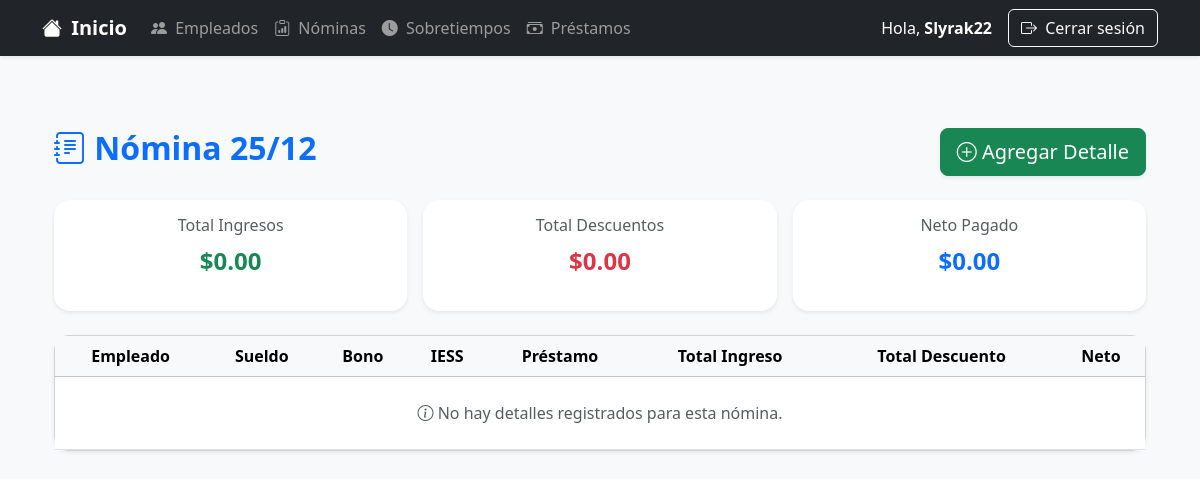
/nomina/nominas/3/ (signed in), run on an earlier commit of the app's database.
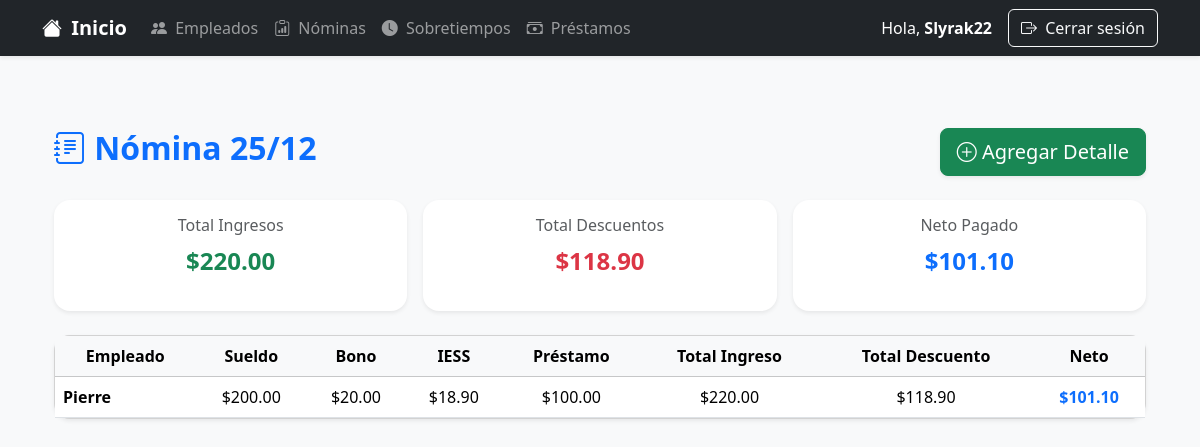
And on a later commit of the database.
### nomina_app/models.py (models this page shows, shortened)
class Nomina(models.Model):
    aniomes = models.CharField(max_length=6)  # Ej: '202401'
    tot_ing = models.DecimalField(max_digits=12, decimal_places=2, default=Decimal('0.00'))
    tot_des = models.DecimalField(max_digits=12, decimal_places=2, default=Decimal('0.00'))
    neto = models.DecimalField(max_digits=10, decimal_places=2, default=Decimal('0.00'))

class NominaDetalle(models.Model):
    nomina = models.ForeignKey(Nomina, on_delete=models.CASCADE, related_name='detalles')
    empleado = models.ForeignKey(Empleado, on_delete=models.CASCADE)
    sueldo = models.DecimalField(max_digits=10, decimal_places=2)
    bono = models.DecimalField(max_digits=10, decimal_places=2, default=0)
    tot_ing = models.DecimalField(max_digits=10, decimal_places=2, editable=False)
    iess = models.DecimalField(max_digits=10, decimal_places=2, editable=False)
    prestamo = models.DecimalField(max_digits=10, decimal_places=2, default=0)
    tot_des = models.DecimalField(max_digits=10, decimal_places=2, editable=False)
    neto = models.DecimalField(max_digits=10, decimal_places=2, editable=False)

class Empleado(models.Model):
    cedula = models.CharField(max_length=10, unique=True)
    nombre = models.CharField(max_length=100)
    apellido = models.CharField(max_length=100)
    sueldo = models.DecimalField(max_digits=10, decimal_places=2)
    departamento = models.CharField(max_length=100)
    cargo = models.CharField(max_length=100)
    fecha_contratacion = models.DateField()

### nomina_app/views.py (the view)
# urls.py: path('nominas/<int:pk>/', views.NominaDetailView.as_view(), name='nomina_detail'),
class NominaDetailView(LoginRequiredMixin, DetailView):
    model = Nomina
    template_name = 'nomina/nomina_detail.html'
    context_object_name = 'nomina'

### templates/nomina/nomina_detail.html (shortened to what this page needs)
{% extends 'base.html' %}
{% block content %}
<div class="container py-5">
    <div class="d-flex justify-content-between align-items-center mb-4">
        <h2 class="fw-bold text-primary">
            <i class="bi bi-journal-text"></i> Nómina {{ nomina.aniomes }}
        </h2>
        <a href="{% url 'nomina_app:nomina_detalle_create' nomina.pk %}" class="btn btn-success btn-lg shadow-sm">
            <i class="bi bi-plus-circle"></i> Agregar Detalle
        </a>
    </div>
    <div class="row g-3 mb-4">
        <div class="col-md-4">
            <div class="card border-0 shadow-sm rounded-4 text-center p-3">
                <h6 class="text-muted">Total Ingresos</h6>
                <p class="fw-bold fs-4 text-success">${{ nomina.tot_ing }}</p>
            </div>
        </div>
        <div class="col-md-4">
            <div class="card border-0 shadow-sm rounded-4 text-center p-3">
                <h6 class="text-muted">Total Descuentos</h6>
                <p class="fw-bold fs-4 text-danger">${{ nomina.tot_des }}</p>
            </div>
        </div>
        <div class="col-md-4">
            <div class="card border-0 shadow-sm rounded-4 text-center p-3">
                <h6 class="text-muted">Neto Pagado</h6>
                <p class="fw-bold fs-4 text-primary">${{ nomina.neto }}</p>
            </div>
        </div>
    </div>
    <div class="card shadow-sm rounded-4">
        <div class="card-body p-0">
            <div class="table-responsive">
                <table class="table table-hover align-middle mb-0">
                    <thead class="table-light text-center">
                        <tr>
                            <th>Empleado</th>
                            <th>Sueldo</th>
                            <th>Bono</th>
                            <th>IESS</th>
                            <th>Préstamo</th>
                            <th>Total Ingreso</th>
                            <th>Total Descuento</th>
                            <th>Neto</th>
                        </tr>
                    </thead>
                    <tbody>
                        {% for detalle in nomina.detalles.all %}
                        <tr class="text-center">
                            <td class="text-start fw-semibold">{{ detalle.empleado.nombre }}</td>
                            <td>${{ detalle.sueldo }}</td>
                            <td>${{ detalle.bono }}</td>
                            <td>${{ detalle.iess }}</td>
                            <td>${{ detalle.prestamo }}</td>
                            <td>${{ detalle.tot_ing }}</td>
                            <td>${{ detalle.tot_des }}</td>
                            <td class="fw-bold text-primary">${{ detalle.neto }}</td>
                        </tr>
                        {% empty %}
                        <tr>
                            <td colspan="8" class="text-center text-muted py-4">
                                <i class="bi bi-info-circle"></i> No hay detalles registrados para esta nómina.
                            </td>
                        </tr>
                        {% endfor %}
                    </tbody>
                </table>
            </div>
        </div>
    </div>
</div>
{% endblock %}

What changed in the data, as far as the page shows it:
changed Nomina: tot_ing "0.00" → "220.00"; tot_des "0.00" → "118.90"; neto "0.00" → "101.10"
added NominaDetalle: empleado.nombre "Pierre", sueldo "200.00", bono "20.00", iess "18.90", prestamo "100.00", tot_ing "220.00", tot_des "118.90", neto "101.10"
Also different on the page:
text no longer shown: "No hay detalles registrados para esta nómina."
